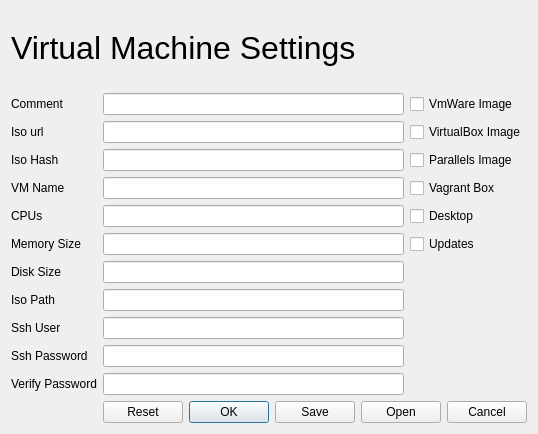
<?xml version="1.0" encoding="UTF-8"?>
<ui version="4.0">
 <class>Dialog</class>
 <widget class="QDialog" name="Dialog">
  <property name="geometry">
   <rect>
    <x>0</x>
    <y>0</y>
    <width>523</width>
    <height>434</height>
   </rect>
  </property>
  <property name="windowTitle">
   <string>Virtual Machine Settings</string>
  </property>
  <layout class="QGridLayout" name="gridLayout">
   <item row="2" column="0">
    <widget class="QLabel" name="label_9">
     <property name="text">
      <string>Iso url</string>
     </property>
    </widget>
   </item>
   <item row="11" column="1">
    <widget class="QLineEdit" name="leVerifyPassword">
     <property name="echoMode">
      <enum>QLineEdit::Password</enum>
     </property>
    </widget>
   </item>
   <item row="12" column="1" colspan="2">
    <widget class="QDialogButtonBox" name="buttonBox">
     <property name="standardButtons">
      <set>QDialogButtonBox::Cancel|QDialogButtonBox::Ok|QDialogButtonBox::Open|QDialogButtonBox::Reset|QDialogButtonBox::Save</set>
     </property>
     <property name="centerButtons">
      <bool>false</bool>
     </property>
    </widget>
   </item>
   <item row="1" column="1">
    <widget class="QLineEdit" name="leComment"/>
   </item>
   <item row="1" column="2">
    <widget class="QCheckBox" name="chkVmware">
     <property name="text">
      <string>VmWare Image</string>
     </property>
    </widget>
   </item>
   <item row="5" column="1">
    <widget class="QLineEdit" name="leCpus"/>
   </item>
   <item row="1" column="0">
    <widget class="QLabel" name="label">
     <property name="text">
      <string>Comment</string>
     </property>
    </widget>
   </item>
   <item row="6" column="1">
    <widget class="QLineEdit" name="leMemSize"/>
   </item>
   <item row="4" column="0">
    <widget class="QLabel" name="label_2">
     <property name="text">
      <string>VM Name</string>
     </property>
    </widget>
   </item>
   <item row="5" column="0">
    <widget class="QLabel" name="label_4">
     <property name="text">
      <string>CPUs</string>
     </property>
    </widget>
   </item>
   <item row="0" column="0" colspan="2">
    <widget class="QLabel" name="label_11">
     <property name="font">
      <font>
       <pointsize>24</pointsize>
      </font>
     </property>
     <property name="text">
      <string>&lt;html&gt;&lt;head/&gt;&lt;body&gt;&lt;p&gt;Virtual Machine Settings&lt;/p&gt;&lt;/body&gt;&lt;/html&gt;</string>
     </property>
     <property name="textInteractionFlags">
      <set>Qt::LinksAccessibleByKeyboard|Qt::LinksAccessibleByMouse|Qt::TextBrowserInteraction|Qt::TextSelectableByKeyboard|Qt::TextSelectableByMouse</set>
     </property>
    </widget>
   </item>
   <item row="7" column="1">
    <widget class="QLineEdit" name="leDiskSize"/>
   </item>
   <item row="10" column="1">
    <widget class="QLineEdit" name="lePassword">
     <property name="echoMode">
      <enum>QLineEdit::Password</enum>
     </property>
    </widget>
   </item>
   <item row="11" column="0">
    <widget class="QLabel" name="label_8">
     <property name="text">
      <string>Verify Password</string>
     </property>
    </widget>
   </item>
   <item row="6" column="0">
    <widget class="QLabel" name="label_13">
     <property name="text">
      <string>Memory Size</string>
     </property>
    </widget>
   </item>
   <item row="7" column="0">
    <widget class="QLabel" name="label_5">
     <property name="text">
      <string>Disk Size</string>
     </property>
    </widget>
   </item>
   <item row="8" column="1">
    <widget class="QLineEdit" name="leIsoPath"/>
   </item>
   <item row="4" column="1">
    <widget class="QLineEdit" name="leVmName"/>
   </item>
   <item row="10" column="0">
    <widget class="QLabel" name="label_7">
     <property name="text">
      <string>Ssh Password</string>
     </property>
    </widget>
   </item>
   <item row="9" column="1">
    <widget class="QLineEdit" name="leUser"/>
   </item>
   <item row="8" column="0">
    <widget class="QLabel" name="label_3">
     <property name="text">
      <string>Iso Path</string>
     </property>
    </widget>
   </item>
   <item row="9" column="0">
    <widget class="QLabel" name="label_6">
     <property name="text">
      <string>Ssh User</string>
     </property>
    </widget>
   </item>
   <item row="3" column="0">
    <widget class="QLabel" name="label_10">
     <property name="text">
      <string>Iso Hash</string>
     </property>
    </widget>
   </item>
   <item row="2" column="1">
    <widget class="QLineEdit" name="leIsoUrl"/>
   </item>
   <item row="3" column="1">
    <widget class="QLineEdit" name="leIsoHash"/>
   </item>
   <item row="2" column="2">
    <widget class="QCheckBox" name="chkVbox">
     <property name="text">
      <string>VirtualBox Image</string>
     </property>
    </widget>
   </item>
   <item row="3" column="2">
    <widget class="QCheckBox" name="chkParallels">
     <property name="text">
      <string>Parallels Image</string>
     </property>
    </widget>
   </item>
   <item row="4" column="2">
    <widget class="QCheckBox" name="chkVagrant">
     <property name="text">
      <string>Vagrant Box</string>
     </property>
    </widget>
   </item>
   <item row="5" column="2">
    <widget class="QCheckBox" name="chkDesktop">
     <property name="text">
      <string>Desktop</string>
     </property>
    </widget>
   </item>
   <item row="6" column="2">
    <widget class="QCheckBox" name="chkUpdate">
     <property name="text">
      <string>Updates</string>
     </property>
    </widget>
   </item>
  </layout>
 </widget>
 <tabstops>
  <tabstop>leComment</tabstop>
  <tabstop>leIsoUrl</tabstop>
  <tabstop>leIsoHash</tabstop>
  <tabstop>leVmName</tabstop>
  <tabstop>leCpus</tabstop>
  <tabstop>leMemSize</tabstop>
  <tabstop>leDiskSize</tabstop>
  <tabstop>leIsoPath</tabstop>
  <tabstop>leUser</tabstop>
  <tabstop>lePassword</tabstop>
  <tabstop>leVerifyPassword</tabstop>
  <tabstop>chkVmware</tabstop>
  <tabstop>chkVbox</tabstop>
  <tabstop>chkParallels</tabstop>
  <tabstop>chkVagrant</tabstop>
  <tabstop>chkDesktop</tabstop>
  <tabstop>chkUpdate</tabstop>
 </tabstops>
 <resources/>
 <connections/>
</ui>
